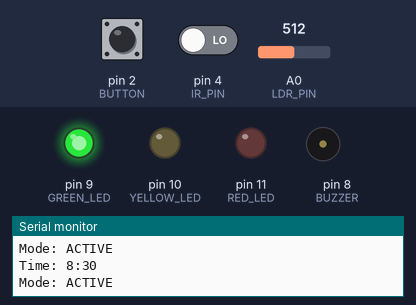
A sketch run on a simulated Arduino Uno, built with avr-gcc and run on an emulated ATmega328P. On the bench: output pins drawn as LEDs (lit = HIGH), buzzer (waves = sounding), the last lines printed to the serial monitor. The test bench sets the inputs (shaded band); at power-on: pin 2 (BUTTON) HIGH, pin 4 (IR_PIN) LOW, A0 (LDR_PIN) = 512. The local clock reads 2024-03-15 10:24:30 at power-on unless the sketch sets it.

Above: at 2.8 s.
2.9 s: pin 2 (BUTTON) pulled LOW for 2.35 s
At 5.1 s:
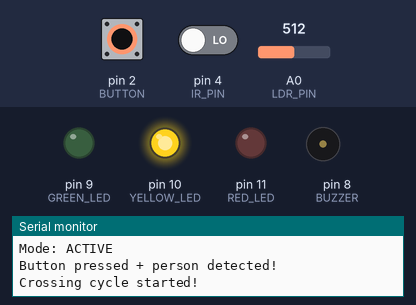
At 6.6 s:
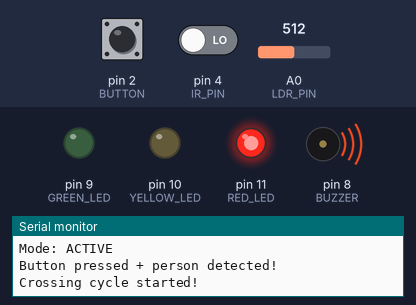
Timing chart, 0 to 17.5 s (numbered marks = the images above; inputs shaded):
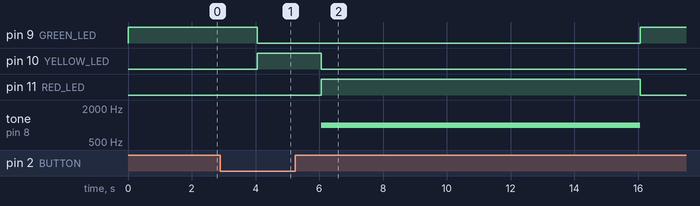

The sketch:

MPCA_Miniproject.ino
```cpp
#include <Wire.h>
#include <RTClib.h>

RTC_DS3231 rtc;

// Pin definitions
#define RED_LED     11
#define YELLOW_LED  10
#define GREEN_LED   9
#define BUZZER      8
#define BUTTON      2
#define LDR_PIN     A0
#define IR_PIN      4

// Timing
#define CROSSING_TIME   10000  // 10 seconds for crossing
#define YELLOW_TIME     2000   // 2 seconds yellow warning
#define COOLDOWN_TIME   30000  // 30 seconds cooldown

// School hours
#define MORNING_START  8
#define MORNING_END    9
#define EVENING_START  15
#define EVENING_END    16

bool cooldownActive = false;
unsigned long cooldownStart = 0;

void setup() {
  pinMode(RED_LED, OUTPUT);
  pinMode(YELLOW_LED, OUTPUT);
  pinMode(GREEN_LED, OUTPUT);
  pinMode(BUZZER, OUTPUT);
  pinMode(BUTTON, INPUT_PULLUP);
  pinMode(IR_PIN, INPUT);

  Serial.begin(9600);
  Wire.begin();

  if (!rtc.begin()) {
    Serial.println("RTC not found!");
    while (1);
  }

  // Set time - comment this out after first upload
  rtc.adjust(DateTime(2026, 4, 8, 8, 30, 0));
}

bool isSchoolHours(int hour) {
  return (hour >= MORNING_START && hour < MORNING_END) ||
         (hour >= EVENING_START && hour < EVENING_END);
}

void adjustBrightness() {
  int ldrValue = analogRead(LDR_PIN);
  if (ldrValue > 850) {
    Serial.println("Low light detected!");
  }
}

void pedestrianCrossing() {
  Serial.println("Crossing cycle started!");

  digitalWrite(GREEN_LED, LOW);
  digitalWrite(YELLOW_LED, HIGH);
  delay(YELLOW_TIME);

  digitalWrite(YELLOW_LED, LOW);
  digitalWrite(RED_LED, HIGH);
  tone(BUZZER, 1000); // 1000Hz beep  Serial.println("Pedestrians crossing...");
  delay(CROSSING_TIME);

  digitalWrite(RED_LED, LOW);
  noTone(BUZZER);
  digitalWrite(GREEN_LED, HIGH);
  Serial.println("Crossing done.");

  cooldownActive = true;
  cooldownStart = millis();
}

void activeMode() {
  digitalWrite(GREEN_LED, HIGH);
  digitalWrite(YELLOW_LED, LOW);
  digitalWrite(RED_LED, LOW);

  if (cooldownActive) {
    if (millis() - cooldownStart >= COOLDOWN_TIME) {
      cooldownActive = false;
      Serial.println("Cooldown over.");
    }
    return;
  }

  // Check IR sensor first — person must be present
  bool personDetected = (digitalRead(IR_PIN) == LOW);

  // Check button press with debounce
  if (digitalRead(BUTTON) == LOW) {
    delay(50);
    if (digitalRead(BUTTON) == LOW) {
      if (personDetected) {
        Serial.println("Button pressed + person detected!");
        pedestrianCrossing();
      } else {
        Serial.println("Button pressed but no person detected!");
      }
    }
  }
}

void standbyMode() {
  digitalWrite(GREEN_LED, LOW);
  digitalWrite(RED_LED, LOW);
  digitalWrite(YELLOW_LED, HIGH);
  delay(500);
  digitalWrite(YELLOW_LED, LOW);
  delay(500);

  // Allow override in standby too
  if (digitalRead(BUTTON) == LOW) {
    delay(50);
    if (digitalRead(BUTTON) == LOW) {
      Serial.println("Override from standby!");
      digitalWrite(YELLOW_LED, LOW);
      pedestrianCrossing();
    }
  }
}

void loop() {
  DateTime now = rtc.now();
  int currentHour = now.hour();

  adjustBrightness();

  Serial.print("Time: ");
  Serial.print(currentHour);
  Serial.print(":");
  Serial.println(now.minute());

  if (isSchoolHours(currentHour)) {
    Serial.println("Mode: ACTIVE");
    activeMode();
  } else {
    Serial.println("Mode: STANDBY");
    standbyMode();
  }

  delay(2000);
}
```

Measured:
- after the input at 2.9 s, pin 9 (GREEN_LED): HIGH → LOW after 1.2 s, → HIGH 12.0 s later; pin 10 (YELLOW_LED): LOW → HIGH after 1.2 s, → LOW 2.0 s later; pin 11 (RED_LED): LOW → HIGH after 3.2 s, → LOW 10.0 s later; tone on pin 8 (BUZZER): silent → 1000 Hz after 3.2 s, → silent 10.0 s later
